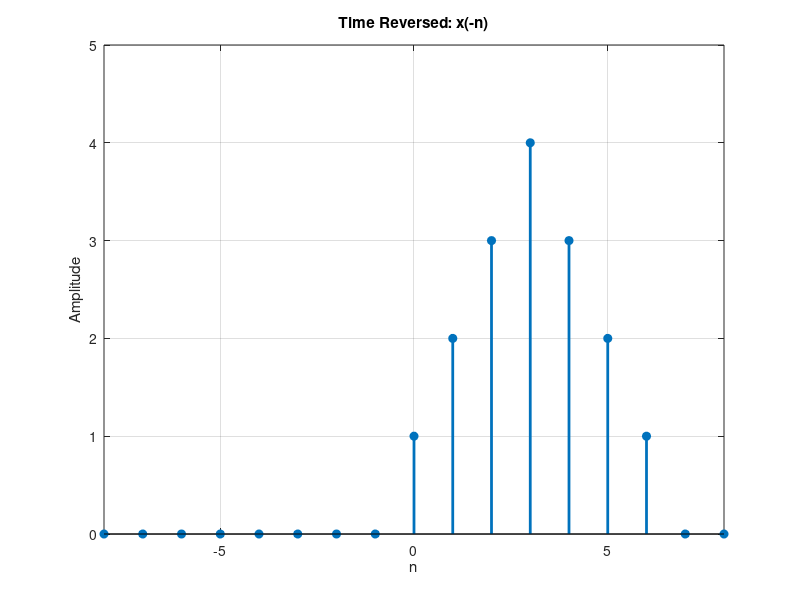

The MATLAB script that drew this image:
%% Animation of Time Reversal

clear;
close all;
clc;

n = -8:8;
x = [0 0 1 2 3 4 3 2 1 0 0 0 0 0 0 0 0];

figure

for alpha = 1:-0.05:-1

    clf

    new_n = alpha*n;

    stem(new_n,x,'filled','LineWidth',2)

    grid on
    xlim([-8 8])
    ylim([0 5])

    if alpha>0
        title('Flipping...')
    else
        title('Time Reversed: x(-n)')
    end

    xlabel('n')
    ylabel('Amplitude')

    pause(0.05)

end
